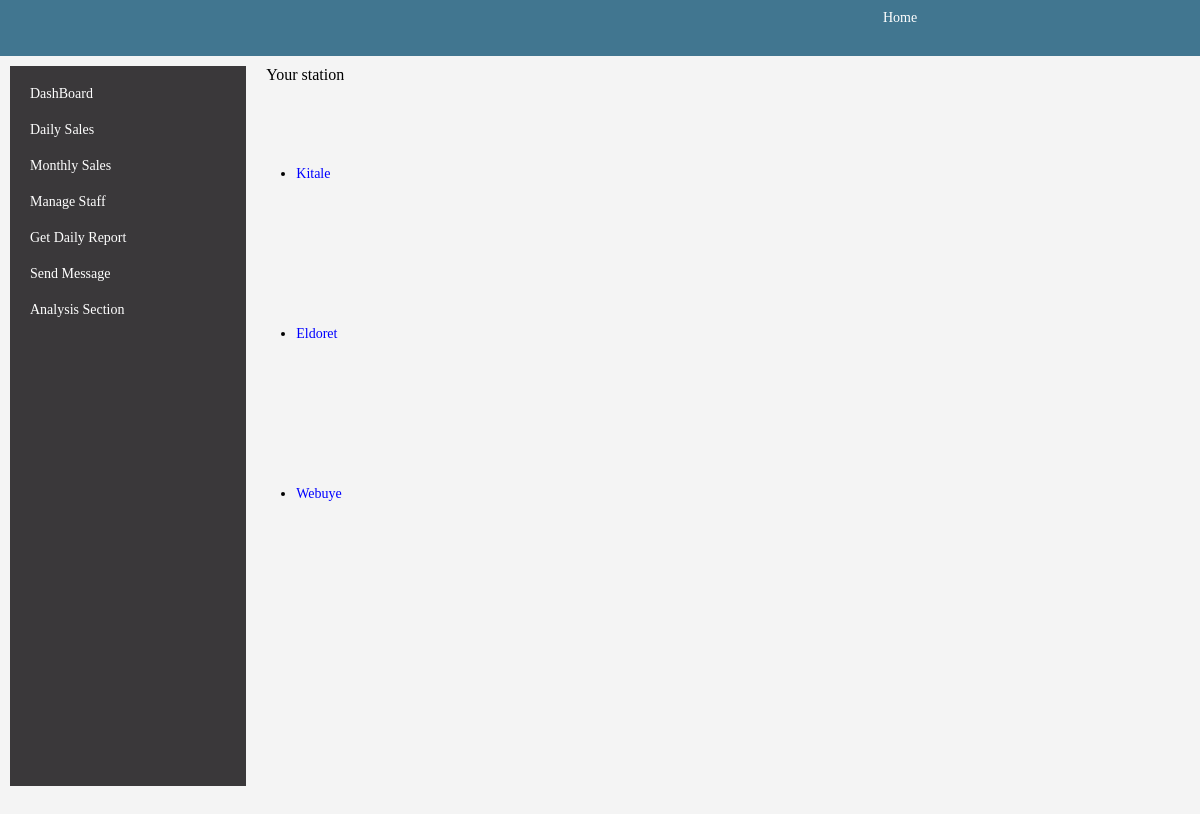
The page /home on the database its author committed.
### src/models/__init__.py (models this page shows, shortened)
class Station(db.Model):
    id = db.Column(db.Integer, primary_key=True)
    station_name = db.Column(db.String(250), nullable=False)
    dips_refered = db.relationship('Staff', lazy='dynamic', backref='station', cascade='all, delete')

### src/views/__init__.py (the view)
@user.route('/home', methods=['GET'])
def home():
    fuel = fueltypes.query.all()
    station = Station.query.all()
    return render_template('home.html', fuel=fuel, station=station, tdy=tdy, sales=tdy['sales'].sum(), monthly_sales=monthlysales['sales'].sum(), yearsum=yearsum['sales'].sum())

### src/templates/home.html (shortened to what this page needs)
{% extends 'admin.html'%}
{% block content %}
	<section class="home">
		{% if not current_user.is_authenticated %}
			<div class="main">
				<div class="analysis-and-slide">
					<h4 class="Text-moderate">Your station</h4>
					<ul>
						{% for sta in station%}
						<li class="login-toogler"><a href="{{url_for('application.login', stationid=sta.id)}}">{{sta.station_name}}</a></li>
						{% endfor %}
					</ul>
				</div>
			</div>
				{% endif %}
		</section>
{% endblock content%}

### src/static/css/main.css (style rules this page uses)
* { font-size: 14px; box-sizing: border-box; margin: 0px; padding: 0px; font-family: times; }
body { height: 100vh; background-color: #f4f4f4; }
.Text-moderate { font-size: 16px; font-weight: lighter; padding: 10px; }
.main ul { height: 60vh; display: flex; flex-direction: column; justify-content: space-around; margin-left: 40px; }
.main ul li a { text-decoration: none; color: blue; }

### rows shown on the page
Station: station_name "Kitale"
Station: station_name "Eldoret"
Station: station_name "Webuye"
